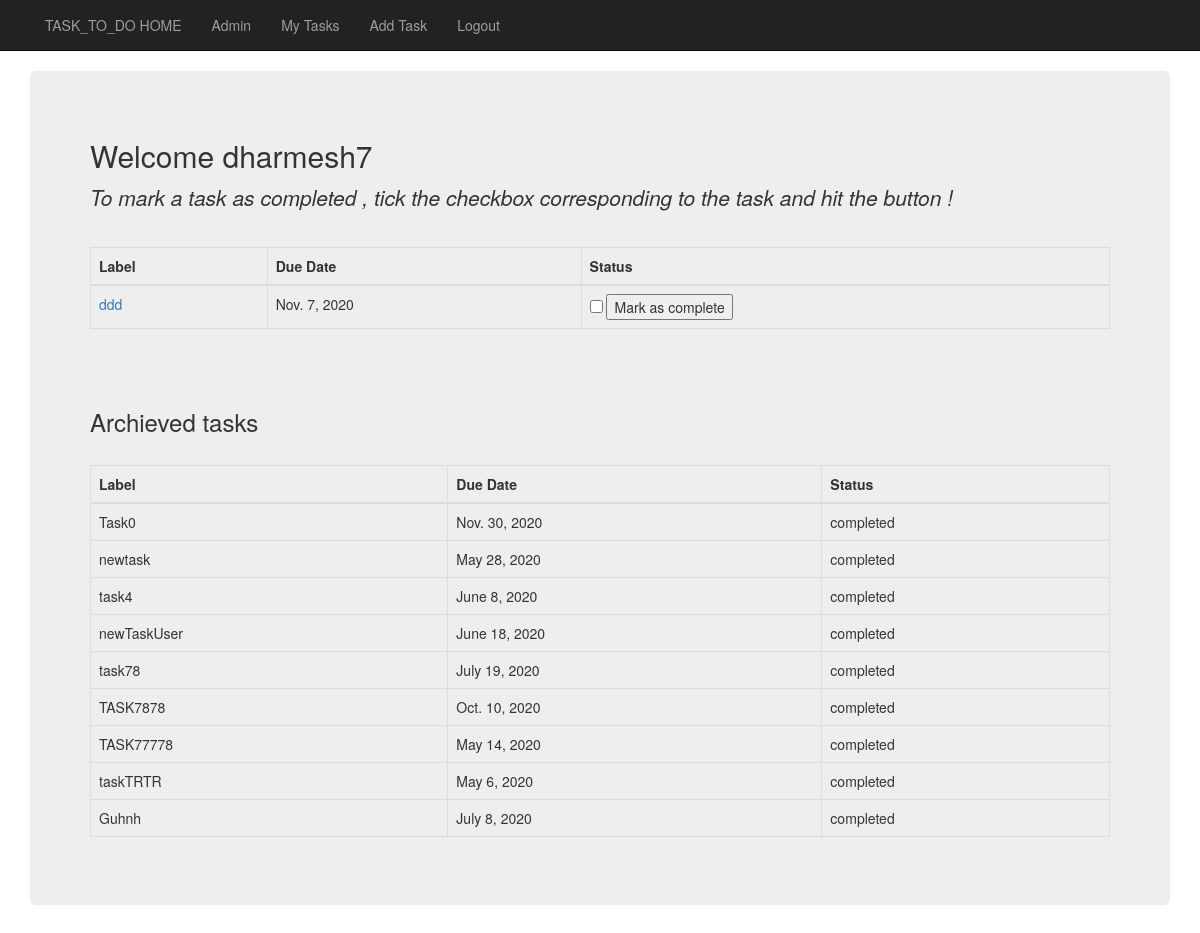
/taskApp/myTasks/ (signed in), run on an earlier commit of the app's database.
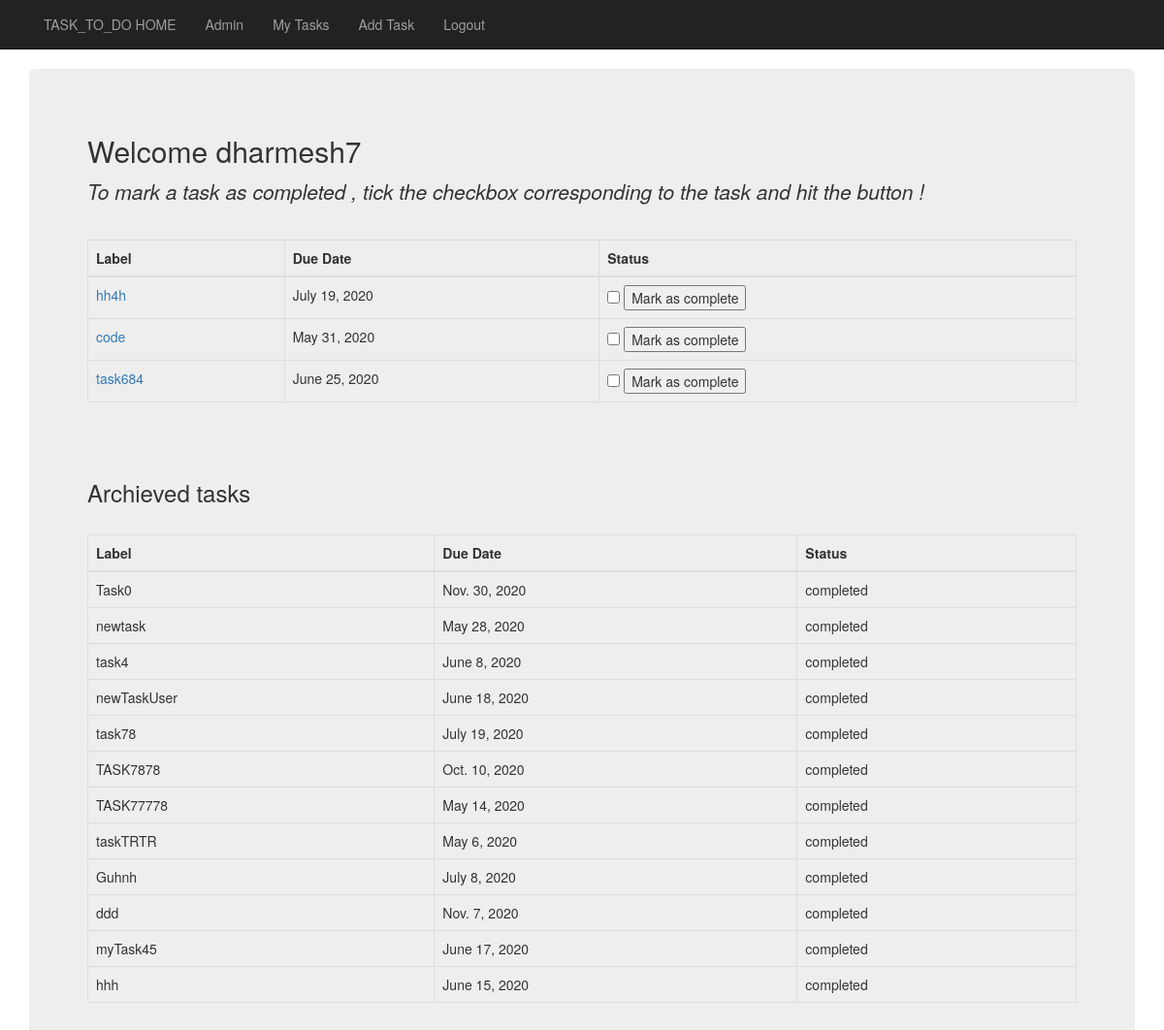
And on a later commit of the database.
### taskApp/models.py (models this page shows, shortened)
class UserTask(models.Model):
    author = models.ForeignKey(User,on_delete=models.CASCADE)
    label=models.CharField(max_length=264,unique=True)
    date=models.DateField()
    status=models.BooleanField(default=False)

### taskApp/views.py (the view)
# urls.py: path('myTasks/',views.my_task,name='myTask'),
@login_required
def my_task(request):
    task_obj=UserTask.objects.filter(author=request.user)
    return render(request,'taskApp/task.html',{'task_obj':task_obj,'user_key':request.user})

### templates/taskApp/task.html (shortened to what this page needs)
{% extends "taskApp/base.html" %}
{% load static %}
{% block body_block %}
<div class="jumbotron">
  <h2>Welcome {{ user }}</h2>
  {% if task_obj %}
      <p><em>To mark a task as completed , tick the checkbox corresponding to the task and hit the button !</em></p>
      <br>
      <table class="table table-bordered">
          <thead>
              <th>Label</th>
              <th>Due Date</th>
              <th>Status</th>
          </thead>
          {% for t in task_obj %}
            {% if t.status == False %}
            <tr>
                <td><a href="{% url 'taskApp:edit' t.id %}">{{ t.label }}</a></td>
                <td>{{ t.date }}</td>
                <td><form action="{%  url 'taskApp:toggle' %}" method="post">
                      <input type="checkbox" id="checkbox" name="status" value="{{t.id}}">
                      <input type="submit"  value="Mark as complete">
                    </form></td>
            </tr>
            {% endif %}
          {% endfor %}
      </table>
      <br><br>
      <h3>Archieved tasks</h3>
      <br>
      <table class="table table-bordered">
          <thead>
              <th>Label</th>
              <th>Due Date</th>
              <th>Status</th>
          </thead>
          {% for t in task_obj %}
            {% if t.status == True %}
              <tr>
                <td>{{ t.label }}</td>
                <td>{{ t.date }}</td>
                <td>completed</td>
              </tr>
            {% endif %}
          {% endfor %}
      </table>
  {% else %}
      <p>NO TASKS FOUND</p>
  {% endif %}
</div>
{% endblock %}

### templates/taskApp/base.html (shortened to what this page needs)
<!DOCTYPE html>
<html lang="en" dir="ltr">
  <head>
    <link rel="stylesheet" href="https://stackpath.bootstrapcdn.com/bootstrap/3.4.1/css/bootstrap.min.css">
  </head>
  <body>
    <nav class="navbar navbar-inverse navbar-static-top">
      <div class="container">
        <ul class="nav navbar-nav">
          <li><a class="nabar-brand" href="{% url 'index' %}">TASK_TO_DO HOME</a></li>
          <li><a class="navbar-link" href="{% url 'admin:index' %}">Admin</a></li>
          {% if user.is_authenticated %}
            <li><a class="navbar-link" href="{% url 'taskApp:myTask' %}">My Tasks</a></li>
            <li><a class="navbar-link" href="{% url 'taskApp:addTask' %}">Add Task</a></li>
            <li><a class="navbar-link" href="{% url 'logout' %}">Logout</a></li>
          {% else %}
            <li><a class="navbar-link" href="{% url 'taskApp:register' %}">Register</a></li>
            <li><a class="navbar-link" href="{% url 'taskApp:user_login' %}">Login</a></li>
          {% endif %}
        </ul>
      </div>
    </nav>
    <div class="container">
      {% block body_block %}
      {% endblock %}
    </div>
  </body>
</html>

What changed in the data, as far as the page shows it:
added UserTask: label "hh4h", date "July 19, 2020", shown under "Welcome dharmesh7"
added UserTask: label "code", date "May 31, 2020", shown under "Welcome dharmesh7"
added UserTask: label "task684", date "June 25, 2020", shown under "Welcome dharmesh7"
changed UserTask "ddd": moves from the list under "Welcome dharmesh7" to the list under "Archieved tasks"
added UserTask: label "myTask45", date "June 17, 2020", shown under "Archieved tasks"
added UserTask: label "hhh", date "June 15, 2020", shown under "Archieved tasks"
